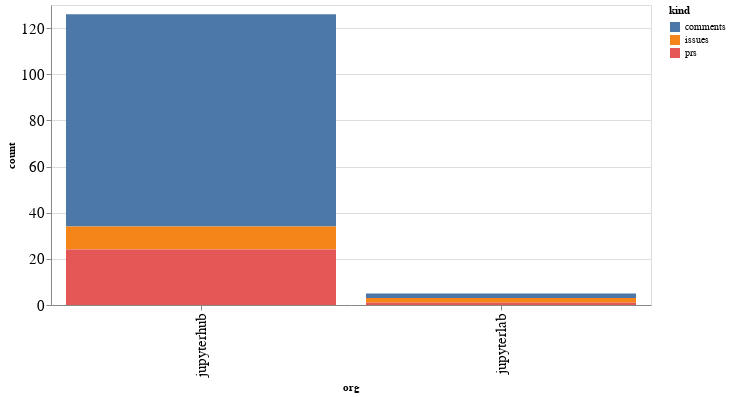

The cell this chart's notebook holds for it:
### Code cell
alt.Chart(org_summaries, width=600).mark_bar().encode(
    x='org',
    y='count',
    color='kind',
    tooltip="org"
)

### Figure 1 — Vega-Lite specification as saved in the notebook (floating-point values rounded to 4 significant figures)
{"config": {"axisLeft": {"labelFontSize": 15}, "axisBottom": {"labelFontSize": 15}}, "data": {"name": "data-9047623c889ce91f5e4f376ac7193c54"}, "mark": "bar", "encoding": {"color": {"type": "nominal", "field": "kind"}, "tooltip": {"type": "nominal", "field": "org"}, "x": {"type": "nominal", "field": "org"}, "y": {"type": "quantitative", "field": "count"}}, "width": 600, "$schema": "https://vega.github.io/schema/vega-lite/v4.8.1.json", "datasets": {"data-9047623c889ce91f5e4f376ac7193c54": [{"org": "jupyterhub", "kind": "comments", "count": 92}, {"org": "jupyterhub", "kind": "issues", "count": 10}, {"org": "jupyterhub", "kind": "prs", "count": 24}, {"org": "jupyterlab", "kind": "comments", "count": 2}, {"org": "jupyterlab", "kind": "issues", "count": 2}, {"org": "jupyterlab", "kind": "prs", "count": 1}]}}
